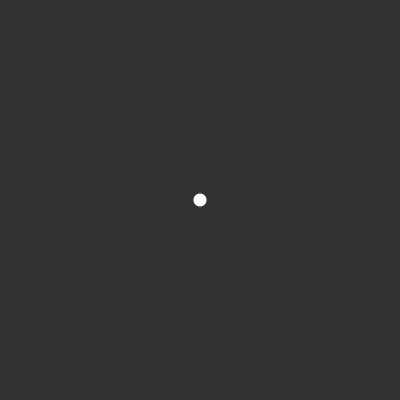
Frame 1 (no input)
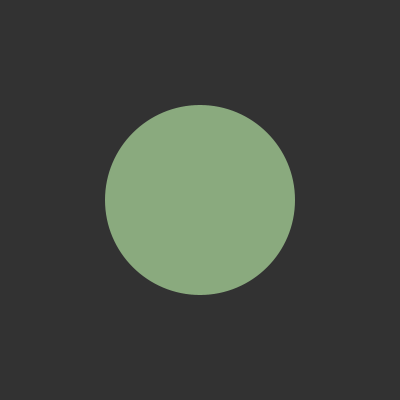
Frame 60 (the mouse pressed at the canvas centre just before this capture)
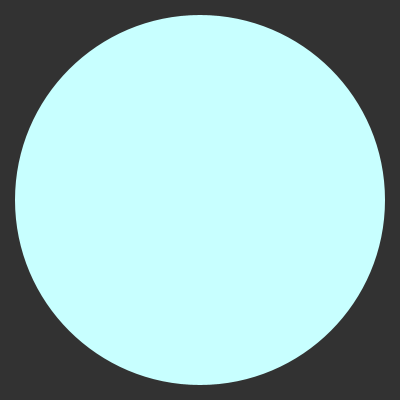
Frame 120 (the mouse held since frame 60 and released just before this capture)

The Processing sketch that drew these frames (run headless with seeded random() and noise(); from frame 60 on, the mouse is pressed at the canvas centre):

// Processing sketch: processing_55131
// ── processing_55131.pde

/* Code by Julia Grzeskowiak
York/Sheridan Joint Program in Design */
//colour technique credit: Hikari Iwasaki resource: http://www.openprocessing.org/sketch/26882 // 

float y = 200.0;
float x = 200.0;
float z = 2;
float a = 2;
float b = 3;
float c = 4;
float d = 5;
float e = 200;
float f = 200;

float radius = 5.0; //set radius of ellipse

void setup(){
  size(400,400);
  frameRate (35);
  smooth();
  noStroke();
  ellipseMode(RADIUS);
  }
  
void draw(){
  background (50);
  
 
    radius = radius += 1.5;   // radius (5.0) equals radius + increasing by increments of 1.5
    ellipse(x, y, radius, radius); // x-coordinate of the ellipse is 200.0, y-coordinate is 200.0, width and height are set to radius (5.0)
    fill(color(e,f+70,z+=3,a+=2.5)); // fill colour of ellipse: Red set to e: (200), Green set to f: (200)+70, Blue set to z: (2)+increase by incements of 3, opacity set to a: (2)+ increase of increments of 2.5.
    
  if(radius > 300){ // if radius is greater than 300,
     radius = 0;    // make radius (0.5) equal to zero 
     e=130;         // and chance the following variables to different values; this will help in changing the colours of ellipse
     f=30;
     z=6;
     a=3;
  }
}
